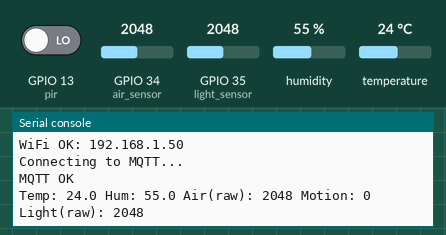
This program was run on a simulated ESP32 board running MicroPython. On the bench: the last lines printed to the serial console. The inputs (shaded band) are chosen by the test bench; at power-on: humidity 55 %, GPIO 34 (air_sensor) = 2048, GPIO 35 (light_sensor) = 2048, GPIO 13 (pir) LOW, temperature 24 °C (analog values on the 0–4095 scale). WiFi joins after 1.5 s; no MQTT or app messages arrive unless stated.

Above: at 2.9 s.
3.0 s: humidity set to 22 %
At 7.2 s:
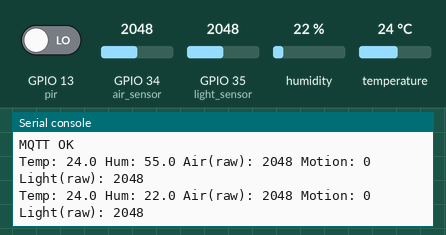
9.0 s: GPIO 34 (air_sensor) set to 2866
At 12.3 s:
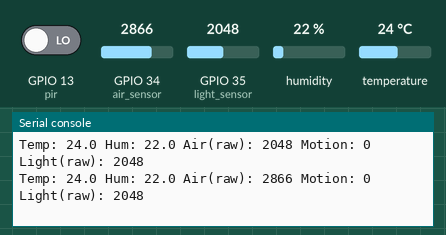
15.0 s: GPIO 35 (light_sensor) set to 2866
At 17.3 s:
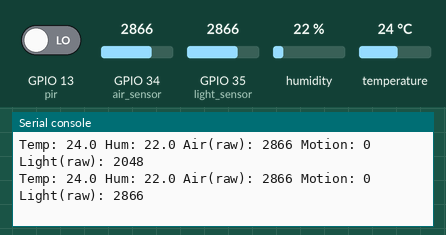
21.0 s: GPIO 13 (pir) driven HIGH
At 22.3 s:
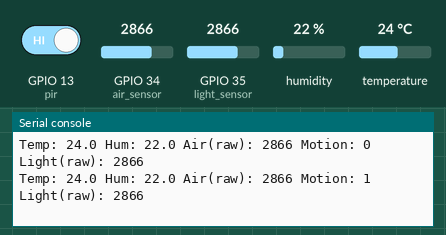
27.0 s: temperature set to 12 °C
At 27.3 s:
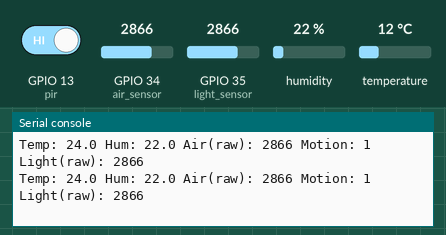
33.0 s: GPIO 34 (air_sensor) set to 3972
At 37.4 s:
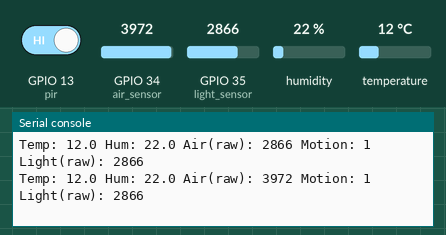
Timing chart, 0 to 38.9 s (numbered marks = the images above; inputs shaded):
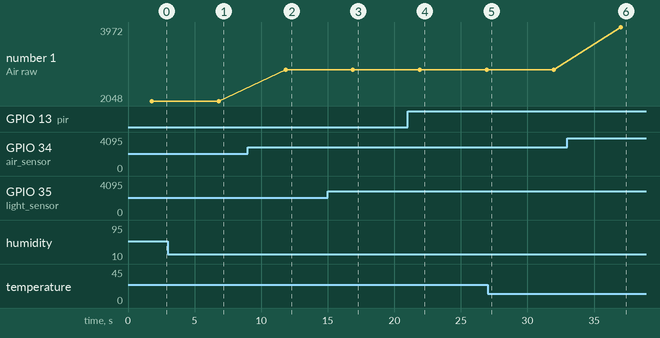

Measured:
- after the input at 3.0 s, the serial console: prints a new line after 3.8 s (image 1)
- after the input at 9.0 s, the serial console: prints a new line after 2.9 s (image 2)
- after the input at 15.0 s, the serial console: prints a new line after 1.9 s (image 3)
- after the input at 21.0 s, the serial console: prints a new line after 0.92 s (image 4)
- after the input at 33.0 s, the serial console: prints a new line after 4.0 s (image 6)
- plotted number 1: 2048 → 2866 after the input at 9.0 s, 2866 → 3972 after the input at 33.0 s

The program:

main.py
```python
import time
import network
import ubinascii
from machine import unique_id, Pin
from umqtt.simple import MQTTClient
import dht
import ssl

from machine import ADC
air_sensor = ADC(Pin(34))
air_sensor.atten(ADC.ATTN_11DB)
air_sensor.width(ADC.WIDTH_12BIT)

light_sensor = ADC(Pin(35))
light_sensor.atten(ADC.ATTN_11DB)
light_sensor.width(ADC.WIDTH_12BIT)


WIFI_SSID = "Wokwi-GUEST"
WIFI_PASS = ""

MQTT_BROKER = "your-broker"
MQTT_PORT = 8883
KEEPALIVE = 60
MQTT_USER = "your user name"
MQTT_PASS = "your pwd"
SSL_PARAMS = {"server_hostname": MQTT_BROKER} #bach i3rf tls chmen server

TOPIC_TEMP = b"hospital/operatingroom1/temperature"
TOPIC_HUM  = b"hospital/operatingroom1/humidity"
TOPIC_AIR  = b"hospital/operatingroom1/airquality"
TOPIC_MOTION = b"hospital/operatingroom1/motion"
TOPIC_LIGHT = b"hospital/operatingroom1/light"

CLIENT_ID = b"esp32-" + ubinascii.hexlify(unique_id())

sensor = dht.DHT22(Pin(15))

def wifi_connect():
    wlan = network.WLAN(network.STA_IF)
    wlan.active(True)
    if not wlan.isconnected():
        print("Connecting to WiFi...")
        wlan.connect(WIFI_SSID, WIFI_PASS)
        while not wlan.isconnected():
            time.sleep(0.2)
    print("WiFi OK:", wlan.ifconfig()[0])

def mqtt_connect():
    print("Connecting to MQTT...")
    c = MQTTClient(CLIENT_ID, MQTT_BROKER, port=MQTT_PORT,user = MQTT_USER , password = MQTT_PASS, keepalive=KEEPALIVE , ssl = True,ssl_params =SSL_PARAMS)
    c.connect()
    print("MQTT OK")
    return c

wifi_connect()
client = mqtt_connect()

pir = Pin(13, Pin.IN)

while True:
    try:
        sensor.measure()
        temp = sensor.temperature()
        hum = sensor.humidity()
        motion = pir.value()
        air_ADC_VALUE = air_sensor.read()
        light_raw = light_sensor.read()
        client.publish(TOPIC_LIGHT,str(light_raw).encode(),qos=1)
        client.publish(TOPIC_MOTION,str(motion).encode(),qos=1)
        client.publish(TOPIC_AIR,str(air_ADC_VALUE).encode(), qos=1)
        client.publish(TOPIC_TEMP, str(temp).encode(), qos=1)
        client.publish(TOPIC_HUM,  str(hum).encode(), qos=1)

        print("Temp:", temp, "Hum:", hum , "Air(raw):", air_ADC_VALUE,"Motion:", motion , "Light(raw):", light_raw)
    except Exception as e:
        print("Sensor read failed:", e)


    time.sleep(5)
```
